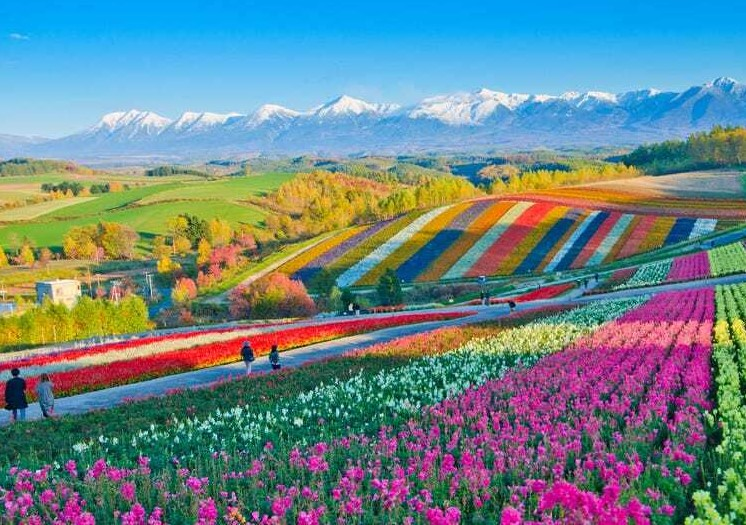
#> input picture Images/Test.jpeg, 746 x 525 px, found by its file name
$ python 'Eye Dropper.py'
#> lines starting #> are read from the running program, lines starting #| are printed output that depends on the picture; after the words box and inside, x2 and y2 are one past the last pixel; in counts of white or black regions, pixels touching at a corner belong together
import cv2
import numpy as np
cmyk_scale = 100
r = g = b = x_pos = y_pos = 0

path = r'Test.jpeg'     #change image form here
user_img = cv2.imread(path)
#> user_img is the input picture: shape (525, 746, 3); mean B, G, R 136.4, 132.3, 108

default_img = np.zeros((200, 400, 3), np.uint8)     #values are displayed in this window

def rgb_to_hex(rgb):
    hex_val ='%02x%02x%02x' % rgb
    return hex_val

def rgb_to_cmyk(r,g,b):
    if (r == 0) and (g == 0) and (b == 0):
        return 0, 0, 0, cmyk_scale
    else:
        k = 1 - (max(r,g,b)/255)
        c = (1 - r/255 - k)/(1 - k)
        m = (1 - g/255 - k)/(1 - k)
        y = (1 - b/255 - k)/(1 - k)
        return round(c*cmyk_scale,0),round(m*cmyk_scale,0),round(y*cmyk_scale,0),round(k*cmyk_scale,0)

def draw_function(event, x, y, null_0, null_1):
    if event == cv2.EVENT_MOUSEMOVE:    #takes the movement of mouse/cursor as input
        global b, g, r, x_pos, y_pos
        x_pos = x
        y_pos = y
        b, g, r = user_img[y, x]

cv2.namedWindow('EYE DROPPER')  #merges all windows
cv2.setMouseCallback('EYE DROPPER', draw_function)

while True: #infinite loop till image is displayed
    cv2.imshow('EYE DROPPER', user_img)

    if r>150 and g>150 and b>150:
        cv2.putText(default_img, f"RGB: {r,g,b}", (10, 50), cv2.FONT_HERSHEY_SIMPLEX, 0.8, (0), thickness=2)
        cv2.putText(default_img, f"HEX: #{rgb_to_hex((r,g,b))}", (10, 100), cv2.FONT_HERSHEY_SIMPLEX, 0.8, (0), thickness=2)
        cv2.putText(default_img, f"CMYK: {rgb_to_cmyk(r,g,b)}", (10, 150), cv2.FONT_HERSHEY_SIMPLEX, 0.8, (0), thickness=2)
    else:
        cv2.putText(default_img, f"RGB: {r,g,b}", (10, 50), cv2.FONT_HERSHEY_SIMPLEX, 0.8, (255,255,255), thickness=2)
        cv2.putText(default_img, f"HEX: #{rgb_to_hex((r,g,b))}", (10, 100), cv2.FONT_HERSHEY_SIMPLEX, 0.8, (255,255,255), thickness=2)
        cv2.putText(default_img, f"CMYK: {rgb_to_cmyk(r,g,b)}", (10, 150), cv2.FONT_HERSHEY_SIMPLEX, 0.8, (255,255,255), thickness=2)

    cv2.imshow('COLOUR VALUE', default_img)
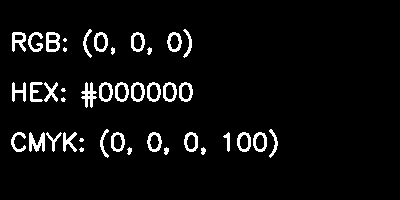
#> window 'COLOUR VALUE': shape (200, 400, 3); 5.3% white; 41 white regions (6 under 20 px), largest, box (x1, y1, x2, y2) and area: (81, 82, 97, 108) 200, (29, 132, 45, 152) 194, (46, 32, 60, 52) 175

    if cv2.waitKey(20) & 0xFF == ord('q'):
#> (key q is pressed here)
        break

    default_img[:] = [b, g, r]

cv2.destroyAllWindows()
